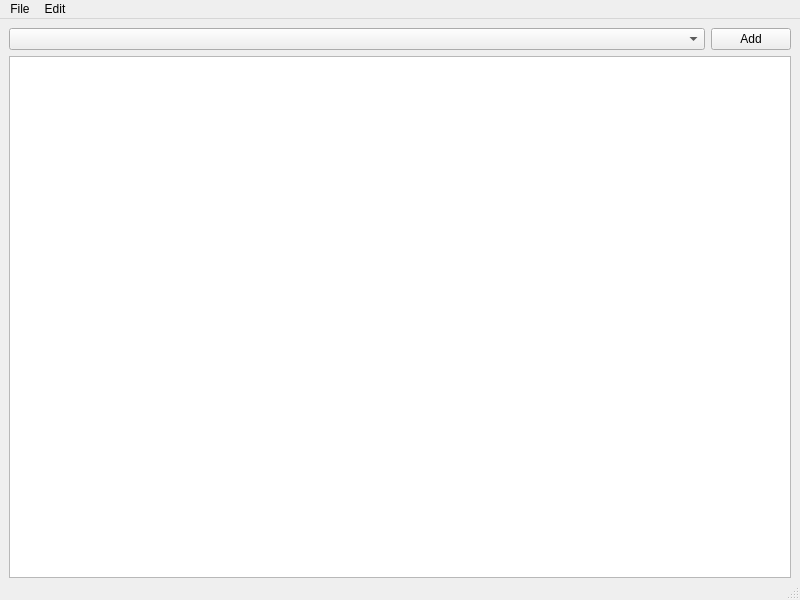
<?xml version="1.0" encoding="UTF-8"?>
<ui version="4.0">
 <class>MainWindow</class>
 <widget class="QMainWindow" name="MainWindow">
  <property name="geometry">
   <rect>
    <x>0</x>
    <y>0</y>
    <width>800</width>
    <height>600</height>
   </rect>
  </property>
  <property name="minimumSize">
   <size>
    <width>285</width>
    <height>215</height>
   </size>
  </property>
  <property name="windowTitle">
   <string>MainWindow</string>
  </property>
  <widget class="QWidget" name="centralwidget">
   <layout class="QVBoxLayout" name="verticalLayout">
    <property name="bottomMargin">
     <number>0</number>
    </property>
    <item>
     <layout class="QHBoxLayout" name="horizontalLayout">
      <item>
       <widget class="QComboBox" name="comboBoxProfile"/>
      </item>
      <item>
       <widget class="QPushButton" name="pushButtonAddProfile">
        <property name="sizePolicy">
         <sizepolicy hsizetype="Fixed" vsizetype="Fixed">
          <horstretch>0</horstretch>
          <verstretch>0</verstretch>
         </sizepolicy>
        </property>
        <property name="text">
         <string>Add</string>
        </property>
       </widget>
      </item>
     </layout>
    </item>
    <item>
     <widget class="FileTreeView" name="treeView"/>
    </item>
   </layout>
  </widget>
  <widget class="QMenuBar" name="menubar">
   <property name="geometry">
    <rect>
     <x>0</x>
     <y>0</y>
     <width>800</width>
     <height>21</height>
    </rect>
   </property>
   <widget class="QMenu" name="menuFile">
    <property name="title">
     <string>File</string>
    </property>
    <widget class="QMenu" name="menuGames">
     <property name="title">
      <string>Games</string>
     </property>
     <addaction name="actionDS1_PTDE"/>
     <addaction name="actionDS1_Remastered"/>
     <addaction name="actionDS2_Vanilla"/>
     <addaction name="actionDS2_SOTFS"/>
     <addaction name="actionDS3"/>
    </widget>
    <addaction name="actionLoad"/>
    <addaction name="actionReplace"/>
    <addaction name="actionImport"/>
    <addaction name="separator"/>
    <addaction name="menuGames"/>
    <addaction name="separator"/>
    <addaction name="actionSettings"/>
    <addaction name="separator"/>
    <addaction name="actionQuit"/>
   </widget>
   <widget class="QMenu" name="menuEdit">
    <property name="title">
     <string>Edit</string>
    </property>
    <addaction name="actionCopy"/>
    <addaction name="actionPaste"/>
    <addaction name="separator"/>
    <addaction name="actionDelete"/>
    <addaction name="actionRename"/>
    <addaction name="separator"/>
    <addaction name="actionNew_Folder"/>
   </widget>
   <addaction name="menuFile"/>
   <addaction name="menuEdit"/>
  </widget>
  <widget class="QStatusBar" name="statusbar"/>
  <action name="actionLoad">
   <property name="text">
    <string>Load</string>
   </property>
   <property name="shortcut">
    <string>F1</string>
   </property>
  </action>
  <action name="actionReplace">
   <property name="text">
    <string>Replace</string>
   </property>
   <property name="shortcut">
    <string>F2</string>
   </property>
  </action>
  <action name="actionImport">
   <property name="text">
    <string>Import</string>
   </property>
   <property name="shortcut">
    <string>F3</string>
   </property>
  </action>
  <action name="actionQuit">
   <property name="text">
    <string>Quit</string>
   </property>
  </action>
  <action name="actionDS1_PTDE">
   <property name="checkable">
    <bool>true</bool>
   </property>
   <property name="text">
    <string>DS1: PTDE</string>
   </property>
  </action>
  <action name="actionDS1_Remastered">
   <property name="checkable">
    <bool>true</bool>
   </property>
   <property name="text">
    <string>DS1: Remastered</string>
   </property>
  </action>
  <action name="actionDS2_Vanilla">
   <property name="checkable">
    <bool>true</bool>
   </property>
   <property name="text">
    <string>DS2: Vanilla</string>
   </property>
  </action>
  <action name="actionDS2_SOTFS">
   <property name="checkable">
    <bool>true</bool>
   </property>
   <property name="text">
    <string>DS2: SOTFS</string>
   </property>
  </action>
  <action name="actionDS3">
   <property name="checkable">
    <bool>true</bool>
   </property>
   <property name="text">
    <string>DS3</string>
   </property>
  </action>
  <action name="actionCopy">
   <property name="text">
    <string>Copy</string>
   </property>
   <property name="shortcut">
    <string>Ctrl+C</string>
   </property>
  </action>
  <action name="actionPaste">
   <property name="text">
    <string>Paste</string>
   </property>
   <property name="shortcut">
    <string>Ctrl+V</string>
   </property>
  </action>
  <action name="actionDelete">
   <property name="text">
    <string>Delete</string>
   </property>
   <property name="shortcut">
    <string>Del</string>
   </property>
  </action>
  <action name="actionRename">
   <property name="text">
    <string>Rename</string>
   </property>
   <property name="shortcut">
    <string>Ctrl+R</string>
   </property>
  </action>
  <action name="actionNew_Folder">
   <property name="text">
    <string>New Folder</string>
   </property>
   <property name="shortcut">
    <string>Ctrl+Shift+N</string>
   </property>
  </action>
  <action name="actionSettings">
   <property name="text">
    <string>Settings</string>
   </property>
  </action>
 </widget>
 <customwidgets>
  <customwidget>
   <class>FileTreeView</class>
   <extends>QTreeView</extends>
   <header>filetreeview.h</header>
  </customwidget>
 </customwidgets>
 <resources/>
 <connections/>
</ui>
